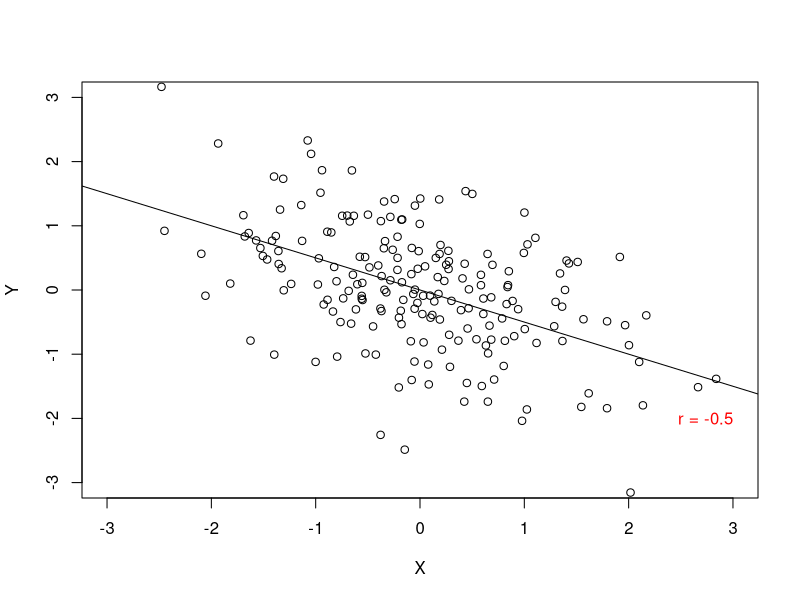
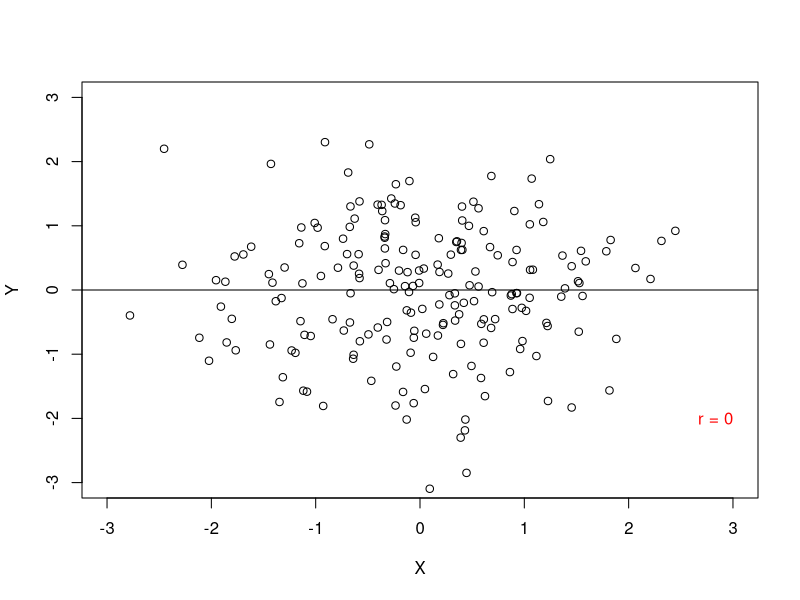
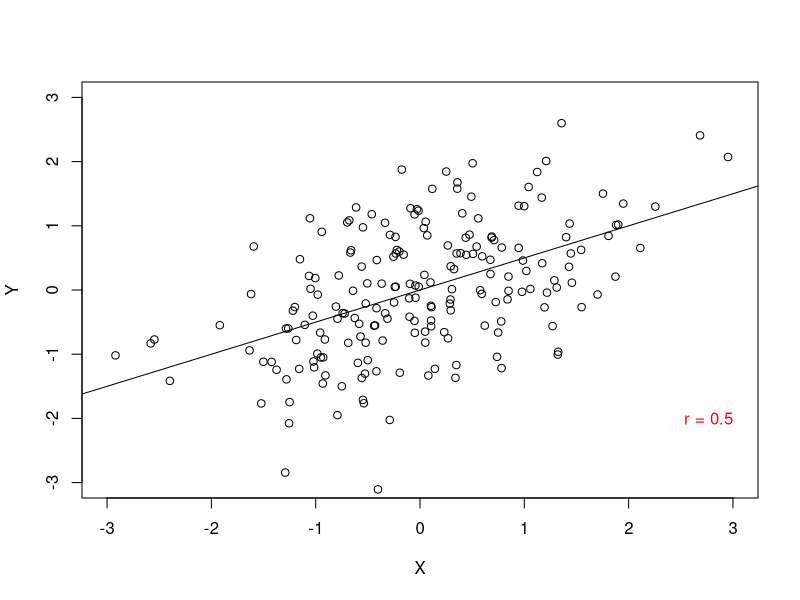

Source code (R) for these figures, in order:
## ---- chunk 1
#| label: fig-korrelaatio
#| fig-cap: "Korrelaatioita eri tasoilla"
#| layout-nrow: 3
#| fig-subcap:
#| - "r = -0.5"
#| - "r = 0"
#| - "r = 0.5"
#| echo: false
#| cache: true
# Käyttäjien Greg Snow ja Jonas Lindeløvin kehittämä visualisointi.
# Lähde: https://stats.stackexchange.com/questions/83172/generate-two-variables-with-precise-pre-specified-correlation.

library("MASS")

for(r in c(-0.5, 0, 0.5)) {
  data <- mvrnorm(
    n = 200,
    mu = c(0,0),
    Sigma = matrix(c(1, r, r, 1), nrow = 2),
    empirical = TRUE
  )
  model <- lm(
    formula = data[, 1] ~ data[, 2],
    data = data.frame(data)
  )
  plot(
    data,
    xlab = "X",
    ylab = "Y",
    xlim = c(-3, 3),
    ylim = c(-3, 3)
  )
  abline(reg = model)
  text(3, -2, labels = paste("r =", r), adj = 1, col = "red")
}
